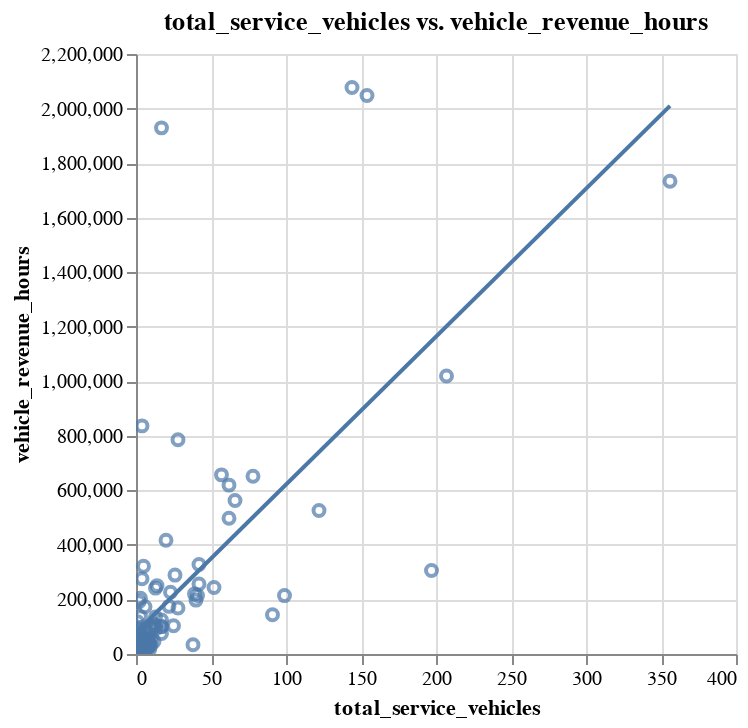

The notebook cell this image was saved under:
### Code cell
make_scatter(service_v_upt_no_outliers[service_v_upt_no_outliers["total_service_vehicles"]>0],"total_service_vehicles","vehicle_revenue_hours")
